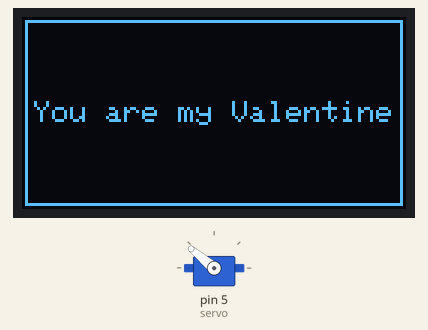
Simulated run of this sketch. Board: Arduino Uno, built with avr-gcc and run on an emulated ATmega328P. Shown: 128×64 one-colour display, servo. Random numbers use the default seed unless the sketch sets one; what the sketch prints to the serial monitor is not drawn.

Above: at 7.7 s.
At 17.9 s:
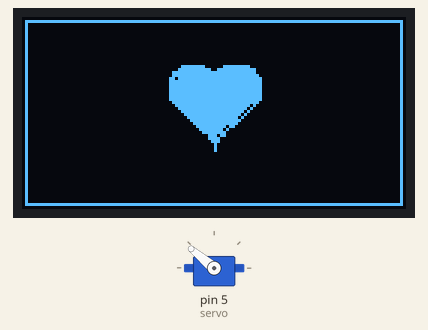
At 20.2 s:
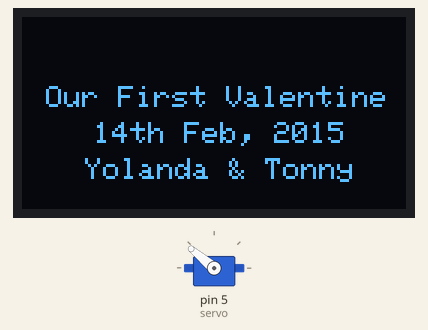
At 38.7 s:
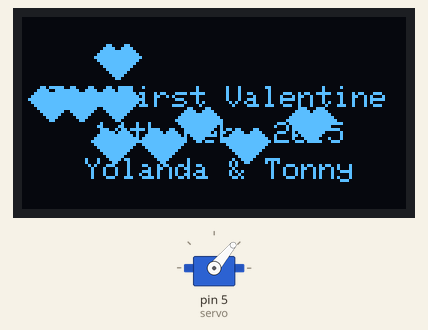
Timing chart, 0 to 40.0 s (numbered marks = the images above):
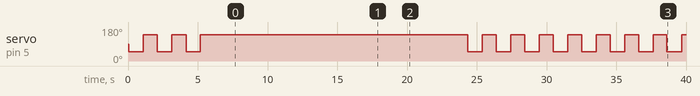

Measured:
- by itself, servo on pin 5 (servo): 90° → 50° at 0.06 s, → 140° 1.0 s later, → 50° 1.0 s later, → 140° 1.0 s later, … (22 changes in this stretch)
- what the display in image 0 shows lasts 3.0 s, from 7.7 s to 10.7 s
- what the display in image 1 shows lasts 1.2 s, from 17.9 s to 19.1 s
- what the display in image 2 shows lasts 3.1 s, from 20.2 s to 23.3 s

The sketch:

Valentine_Final.ino
```cpp
// OLED Display Library
#include <SPI.h>
#include <Wire.h>
#include <Adafruit_GFX.h>
#include <Adafruit_SSD1306.h>

#include <Servo.h>

Servo servo;  // create servo object to control a servo

int pos = 50;    // variable to store the servo position

#define OLED_RESET 4
Adafruit_SSD1306 display(OLED_RESET);

///////////////INIT HEAR SHAPE/////////////////////////////

#define NUMFLAKES 10
#define XPOS 0
#define YPOS 1
#define DELTAY 2


#define LOGO16_GLCD_HEIGHT 16
#define LOGO16_GLCD_WIDTH  16
static const unsigned char PROGMEM logo16_glcd_bmp[] =
{ B00000000, B00000000,
  B00000000, B00000000,
  B00001100, B00110000,
  B00011110, B01111000,
  B00111111, B11111100,
  B01111111, B11111110,
  B11111111, B11111111,
  B01111111, B11111110,
  B00111111, B11111100,
  B00011111, B11111000,
  B00001111, B11110000,
  B00000111, B11100000,
  B00000011, B11000000,
  B00000001, B10000000,
  B00000000, B00000000,
  B00000000, B00000000 };


#if (SSD1306_LCDHEIGHT != 64)
#error("Height incorrect, please fix Adafruit_SSD1306.h!");
#endif

///////////////////////////////////////////////////////////

void setup()   {
  Serial.begin(9600);

  // by default, we'll generate the high voltage from the 3.3v line internally! (neat!)
  display.begin(SSD1306_SWITCHCAPVCC, 0x3C);  // initialize with the I2C addr 0x3D (for the 128x64)
  // init done
  servo.attach(5);  // pin 5, 6 support PWM

  // Clear the buffer.
  display.clearDisplay();

  // counting down from 5 to 0
  for (int i = 5; i > -1;)
{
  display.setTextSize(5);
  display.setTextColor(WHITE);
  display.setCursor(53,15);
  display.clearDisplay();
  display.print(i);
  display.display();

  if (i%2==0) {
    servo.write(140);
  }
  else {
    servo.write(50);
  }

  i--;
  delay(1000);

  }

 ////////////////////////////////////////////////////////////////
 // Below is the static screen of intro

  // clear the screen cache
  display.clearDisplay();

  // trinagle display
  displayTri();
  delay(250);

 // display Rect
  displayRect();
  delay(1000);

  //add text in the rect
  display.setTextSize(1);
  display.setTextColor(WHITE);
  display.setCursor(4,28);
  display.print("You are my Valentine");
  display.display();
  delay(3000);

///////////I love you////////////////////////////////////////////

  // clear screen
  display.clearDisplay();

  // call for rect
  displayRect();

  // I in the box
  display.setTextSize(5);
  display.setTextColor(WHITE);
  display.setCursor(53,15);
  display.print("I");
  display.display();
  delay(1000);

   // clear screen
  display.clearDisplay();

  // call for rect
  displayRect();

  // use to be L in the box
  /*display.setTextSize(5);
  display.setTextColor(WHITE);
  display.setCursor(53,15);
  display.print("L");
  display.display();*/

  drawHeart(64, 27, 1.0, true, 0.03); // the useage of drawHeart(x,y,size,animation,length of step)
  display.display();
  delay(1000);

   // clear screen
  display.clearDisplay();

  // call for rect
  displayRect();

  // U in the box
  display.setTextSize(5);
  display.setTextColor(WHITE);
  display.setCursor(53,15);
  display.print("U");
  display.display();
  delay(1000);
   ////////////////////////////////////////////////////////////////
}
void loop() {


///////////////////////////////////////////////////////////
// intro text
    display.clearDisplay();

    display.setTextSize(1);
    display.setTextColor(WHITE);
    display.setCursor(8,23);
    display.print("Our First Valentine");

    display.setCursor(24,35);
    display.print("14th Feb, 2015");

    display.setCursor(21,47);
    display.print("Yolanda & Tonny");

    display.display();
    delay(3000);

// call heart falling scheme, but clear screen first
  display.clearDisplay();
  testdrawbitmap(logo16_glcd_bmp, LOGO16_GLCD_HEIGHT, LOGO16_GLCD_WIDTH);

}

///////////////////////////////////////////////////////////
//Below are all functions waiting for call
///////////////////////////////////////////////////////////
  // call to draw tri
void displayTri(void) {
for (int16_t i=0; i<min(display.width(),display.height())/2; i+=5) {
display.drawTriangle(display.width()/2, display.height()/2-i,
display.width()/2-i, display.height()/2+i,
display.width()/2+i, display.height()/2+i, WHITE);
display.display();
    }
  }

  // call to draw rect
void displayRect(void) {
  uint8_t color = 1;
  //for (int16_t i=0; i<display.height()/2; i+=3) {
  // alternate colors
  display.fillRect(1, 1, display.width()-1*2, display.height()-1*2, 1%2);
  display.fillRect(2, 2, display.width()-2*2, display.height()-2*2, 2%2);
  display.display();
}

///////////HEART ANIMATION//////////////////
void testdrawbitmap(const uint8_t *bitmap, uint8_t w, uint8_t h) {
  uint8_t icons[NUMFLAKES][3];

  // initialize
  for (uint8_t f=0; f< NUMFLAKES; f++) {
    icons[f][XPOS] = random(display.width());
    icons[f][YPOS] = 0;
    icons[f][DELTAY] = random(5) + 1;

    Serial.print("x: ");
    Serial.print(icons[f][XPOS], DEC);
    Serial.print(" y: ");
    Serial.print(icons[f][YPOS], DEC);
    Serial.print(" dy: ");
    Serial.println(icons[f][DELTAY], DEC);
  }

  while (1) {
    // draw each icon
    for (uint8_t f=0; f< NUMFLAKES; f++) {
      display.drawBitmap(icons[f][XPOS], icons[f][YPOS], logo16_glcd_bmp, w, h, WHITE);
    }

    //add text in the heart falling screen
    display.setTextSize(1);
    display.setTextColor(WHITE);
    display.setCursor(8,23);
    display.print("Our First Valentine");

    display.setCursor(24,35);
    display.print("14th Feb, 2015");

    display.setCursor(21,47);
    display.print("Yolanda & Tonny");

    display.display();
    //delay(1000);

    // The servo motion setting inside the loop
    /*
    servo.write(140);
    delay(500);
    servo.write(50);
    delay(500);*/

    servo.write(140);
    delay(1000);
    servo.write(50);
    delay(1000);

    // then erase it + move it
    for (uint8_t f=0; f< NUMFLAKES; f++) {
      display.drawBitmap(icons[f][XPOS], icons[f][YPOS],  logo16_glcd_bmp, w, h, BLACK);
      // move it
      icons[f][YPOS] += icons[f][DELTAY];
      // if its gone, reinit
      if (icons[f][YPOS] > display.height()) {
	icons[f][XPOS] = random(display.width());
	icons[f][YPOS] = 0;
	icons[f][DELTAY] = random(5) + 1;
      }
    }


   }
}

////////////draw heart function//////////////////////////////////////
float getX(float t) {

  float x = 16 * sin(t) * sin(t) * sin(t);
  return x;
}

float getY(float t) {

  float y = 13 * cos(t) - 5 * cos(2*t) - 2 * cos(3*t) - cos(4*t);
  return y;
}

void drawHeart(int x, int y, float fac, boolean animation, float stepLen) {
  float t = -PI;

  while (t < PI) {
    for (float sizeFactor = 1.0; sizeFactor > 0; sizeFactor -= stepLen) {
      int plotX = ((int) getX(t) * sizeFactor) * fac + x;
      int plotY = - ((int) getY(t) * sizeFactor) * fac + y;
      display.drawPixel(plotX, plotY, WHITE);
      //Serial.println(plotX, plotY);
    }
    t += stepLen;
    if (animation == true) {
    display.display();
    }
    else {
    }
  }
}
//////////////////-End-////////////////////////////////////////////////

//////////////////-Servo Section-////////////////////////////////////////////////
void singleServoSweep(Servo thisOne) {
    for(pos = 5; pos <= 185; pos += 1) // goes from 0 degrees to 180 degrees
  {                                  // in steps of 1 degree
    thisOne.write(pos);              // tell servo to go to position in variable 'pos'
    delay(10);                       // waits 15ms for the servo to reach the position
  }
  for(pos = 185; pos>=5; pos-=1)     // goes from 180 degrees to 0 degrees
  {
    thisOne.write(pos);              // tell servo to go to position in variable 'pos'
    delay(10);                       // waits 15ms for the servo to reach the position
  }
}

// call two servo to move in the same direction
void ServoSweepTogether(Servo one, Servo two) {
    for(pos = 5; pos <= 185; pos += 1) // goes from 0 degrees to 180 degrees
  {                                  // in steps of 1 degree
    one.write(pos);      // tell servo to go to position in variable 'pos'
    two.write(pos);
    delay(5);                       // waits 15ms for the servo to reach the position
  }
  for(pos = 185; pos>=5; pos-=1)     // goes from 180 degrees to 0 degrees
  {
    one.write(pos);              // tell servo to go to position in variable 'pos'
    two.write(pos);
    delay(5);                       // waits 15ms for the servo to reach the position
  }
}
//////////////////-End-////////////////////////////////////////////////
```
